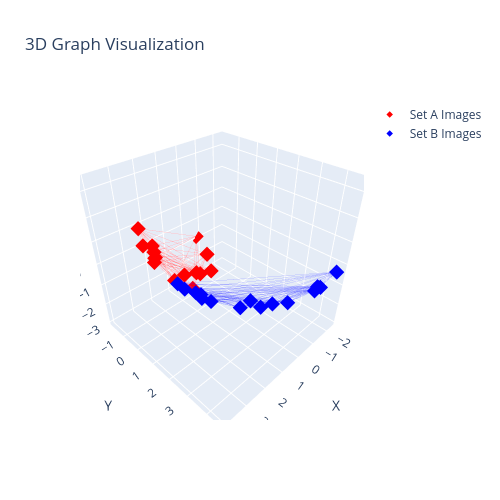

Notebook code for this chart:
### Code cell
# Visualize as a sanity check
import utils.vis
pyg_a = utils.subset.reconstruction_to_pyg_data(reconstruction, a_ids)
pyg_b = utils.subset.reconstruction_to_pyg_data(reconstruction, b_ids)
utils.vis.plot_3D_graph(pyg_a, pyg_b)

### Figure 1 — Plotly figure (JSON) as saved in the notebook; plotly's stock layout.template omitted (floating-point values rounded to 4 significant figures; data arrays with more than 128 entries replaced by an {"elided": "..."} marker saying what was removed)
{"data": [{"hovertemplate": "%{x:.2f}, %{y:.2f}, %{z:.2f}<extra></extra>", "marker": {"color": "red", "opacity": 1.0, "size": 5, "symbol": "diamond"}, "mode": "markers", "name": "Set A Images", "x": [-0.7221, 3.309, -0.2181, 0.4064, 0.5523, 1.295, 1.633, 2.303, -0.8193, 2.701, 3.459, 3.46, 3.124, 2.708, 2.413], "y": [-1.162, 0.04642, -0.3687, -0.3864, -0.4763, -0.3722, 0.5303, 0.2932, -1.993, -0.3182, 0.1433, 0.904, 0.3855, -0.2067, -0.7801], "z": [-1.498, 1.386, -1.767, -1.599, -1.514, -1.184, -1.172, -0.5408, -0.9369, 0.1976, 2.166, 1.607, 0.9443, 0.4801, 0.5853], "type": "scatter3d"}, {"hovertemplate": "%{x:.2f}, %{y:.2f}, %{z:.2f}<extra></extra>", "marker": {"color": "blue", "opacity": 1.0, "size": 5, "symbol": "diamond"}, "mode": "markers", "name": "Set B Images", "x": [-1.208, 2.908, 1.842, 2.155, 2.713, 2.729, 2.669, 1.379, 1.162, 1.093, 1.872, 0.3296, -0.8214, -0.3578, -1.837], "y": [4.356, 1.279, 1.807, 1.652, 1.397, 2.013, 2.205, 2.849, 3.597, 4.029, 3.713, 4.133, 4.668, 4.71, 4.681], "z": [-0.5255, 0.2086, -0.9374, -0.6901, -0.07628, 0.1322, 0.1284, -0.8779, -0.5108, -0.1331, 0.2984, -0.4878, -0.1491, -0.01577, -0.004015], "type": "scatter3d"}, {"hoverinfo": "skip", "line": {"color": "rgba(255,0,0,0.6)", "width": 1}, "mode": "lines", "opacity": 0.3, "showlegend": false, "x": {"elided": "249 float values"}, "y": {"elided": "249 float values"}, "z": {"elided": "249 float values"}, "type": "scatter3d"}, {"hoverinfo": "skip", "line": {"color": "rgba(0,0,255,0.6)", "width": 1}, "mode": "lines", "opacity": 0.3, "showlegend": false, "x": {"elided": "315 float values"}, "y": {"elided": "315 float values"}, "z": {"elided": "315 float values"}, "type": "scatter3d"}], "layout": {"scene": {"xaxis": {"title": {"text": "X"}, "range": [-2.539, 4.163]}, "yaxis": {"title": {"text": "Y"}, "range": [-1.993, 4.71]}, "zaxis": {"title": {"text": "Z"}, "range": [-3.152, 3.551]}, "aspectmode": "cube"}, "title": {"text": "3D Graph Visualization"}, "width": 500, "height": 500}}
